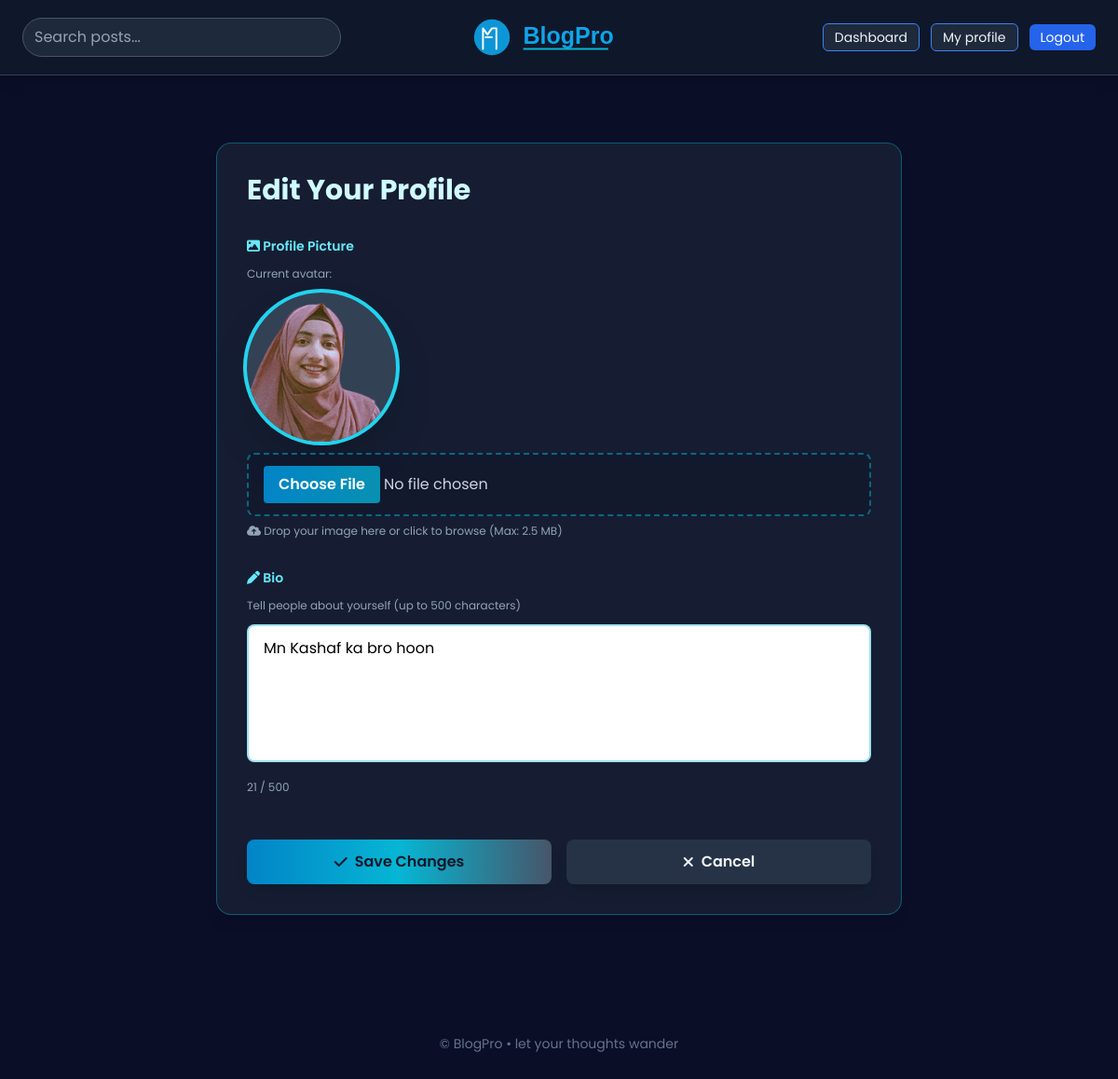
The app's page /accounts/profile/edit/ (signed in) with its own data.
### accounts/models.py (models this page shows, shortened)
class Profile(models.Model):
    user = models.OneToOneField(User, on_delete=models.CASCADE, related_name='profile')
    avatar = models.ImageField(upload_to='profiles/', null=True, blank=True)
    bio = models.TextField(null=True, blank=True)

### accounts/views.py (the view)
# urls.py: path('profile/edit/', views.profile_edit, name='profile_edit'),
@login_required
def profile_edit(request):
    profile = getattr(request.user, 'profile', None)
    if request.method == 'POST':
        form = ProfileForm(request.POST, request.FILES, instance=profile)
        if form.is_valid():
            form.save()
            return redirect('profile_detail', username=request.user.username)
    else:
        form = ProfileForm(instance=profile)
    return render(request, 'accounts/profile_edit.html', {'form': form})

### accounts/forms.py (shortened to what this page needs)
class ProfileForm(forms.ModelForm):
    class Meta:
        model = Profile
        fields = ['avatar', 'bio']
        widgets = {
            'avatar': forms.FileInput(attrs={
                'class': 'w-full px-4 py-2 border-2 border-dashed border-cyan-500/50 rounded-lg focus:outline-none focus:border-cyan-400 bg-slate-900/50 text-slate-100 file:bg-cyan-500 file:text-slate-900 file:px-4 file:py-2 file:rounded file:border-0 file:font-semibold file:cursor-pointer',
                'accept': 'image/*'
            }),
            'bio': forms.Textarea(attrs={
                'rows': 5,
                'class': 'w-full px-4 py-3 border-2 border-cyan-500/40 rounded-lg focus:outline-none focus:border-cyan-400 bg-white text-black placeholder-slate-400',
                'placeholder': 'Write something about yourself...'
            })
        }

### blog/context_processors.py (called while the page is built)
def sidebar_data(request):
    return {
        'sidebar_categories': Category.objects.all()[:8],
        'sidebar_tags': Tag.objects.all()[:30],
        'sidebar_recent': Post.objects.filter(status='published').order_by('-published_at')[:5],
    }

### blog/templatetags/group_tags.py (called while the page is built)
@register.simple_tag
def in_group(user, group_name):
    if not user or not getattr(user, 'is_authenticated', False):
        return False
    if getattr(user, 'is_staff', False):
        return True
    return user.groups.filter(name=group_name).exists()

### templates/accounts/profile_edit.html (shortened to what this page needs)
{% extends 'base.html' %}
{% load static %}
{% block content %}
<section class="py-12 px-4 max-w-3xl mx-auto">
  <div class="bg-slate-800/60 backdrop-blur rounded-2xl p-8 shadow-lg border border-cyan-500/40">
    <h2 class="text-3xl font-bold text-cyan-100 mb-8">Edit Your Profile</h2>
    <form method="post" enctype="multipart/form-data" class="space-y-8">
      <div class="space-y-3">
        <label class="block text-sm font-semibold text-cyan-300">
          <i class="fa-solid fa-image"></i> Profile Picture
        </label>
        {% if form.instance.avatar %}
          <div class="mb-4">
            <p class="text-xs text-slate-400 mb-3">Current avatar:</p>
            <div class="w-40 h-40 rounded-full overflow-hidden ring-4 ring-cyan-400 shadow-2xl bg-slate-700">
              <img src="{{ form.instance.avatar.url }}" alt="current avatar" class="w-full h-full object-cover">
            </div>
          </div>
        {% endif %}
        <div class="relative">
          <input type="file" name="avatar" id="{{ form.avatar.id_for_label }}" accept="image/*" class="w-full px-4 py-3 border-2 border-dashed border-cyan-500/50 rounded-lg focus:outline-none focus:border-cyan-400 bg-slate-900/50 text-slate-300 file:bg-gradient-to-r file:from-sky-600 file:to-cyan-600 file:text-white file:px-4 file:py-2 file:rounded file:border-0 file:font-semibold file:cursor-pointer hover:file:from-sky-500 hover:file:to-cyan-500 transition cursor-pointer">
          <p class="text-xs text-slate-400 mt-2">
            <i class="fa-solid fa-cloud-arrow-up"></i> Drop your image here or click to browse (Max: 2.5 MB)
          </p>
        </div>
      </div>
      <div class="space-y-3">
        <label class="block text-sm font-semibold text-cyan-300">
          <i class="fa-solid fa-pen"></i> Bio
        </label>
        <p class="text-xs text-slate-400">Tell people about yourself (up to 500 characters)</p>
        <textarea name="bio" id="{{ form.bio.id_for_label }}" rows="5" placeholder="Write something about yourself..." maxlength="500" class="w-full px-4 py-3 border-2 border-cyan-500/40 rounded-lg focus:outline-none focus:border-cyan-400 focus:ring-2 focus:ring-cyan-500/20 bg-white text-black placeholder-slate-500 resize-none transition">{{ form.instance.bio|default:'' }}</textarea>
        <div class="flex justify-between items-center text-xs text-slate-400">
          <span id="char-count">0 / 500</span>
        </div>
      </div>
      <div class="flex gap-4 pt-4">
        <button type="submit" class="flex-1 px-6 py-3 rounded-lg bg-gradient-to-r from-sky-600 via-cyan-500 to-slate-600 hover:from-sky-500 hover:via-cyan-400 hover:to-slate-500 text-slate-900 font-semibold shadow-lg hover:shadow-xl transition transform hover:scale-105 inline-flex items-center justify-center gap-2">
          <i class="fa-solid fa-check"></i> Save Changes
        </button>
        <a href="{% url 'profile_detail' request.user.username %}" class="flex-1 px-6 py-3 rounded-lg bg-slate-700/60 hover:bg-slate-700 text-slate-100 font-semibold shadow-lg transition inline-flex items-center justify-center gap-2">
          <i class="fa-solid fa-times"></i> Cancel
        </a>
      </div>
    </form>
  </div>
</section>
{% endblock %}

### templates/base.html (style rules this page uses)
:root { --bg: #0a0e27; --primary: #0ea5e9; --secondary: #1a1f3a; --accent: #06b6d4; --text: #e0f2fe; }
body { font-family: "Poppins", "Quicksand", system-ui; background: var(--bg); color: var(--text); }

### records on screen
Profile: instance.avatar (picture), bio "Mn Kashaf ka bro hoon"
